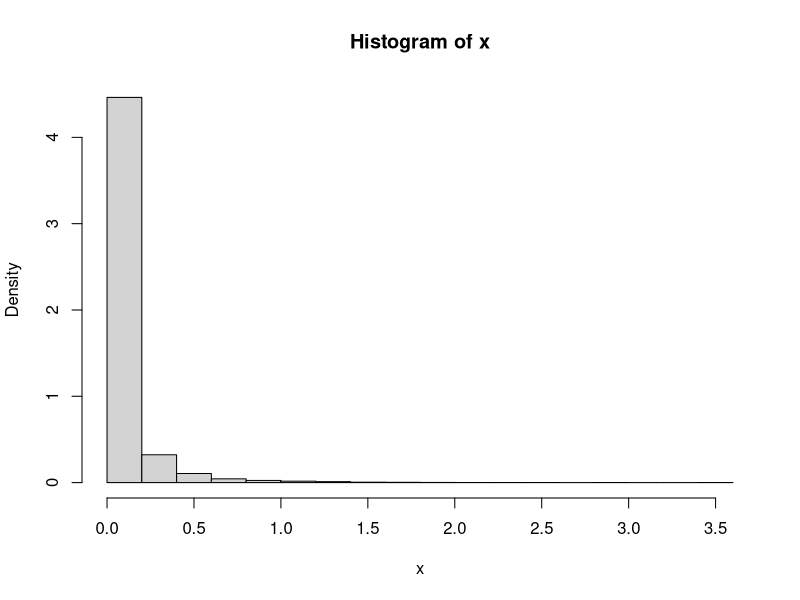
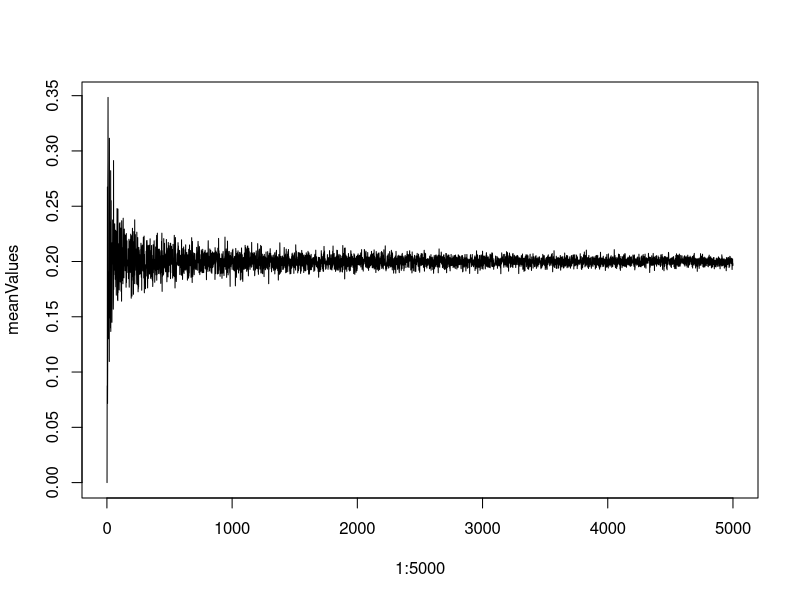
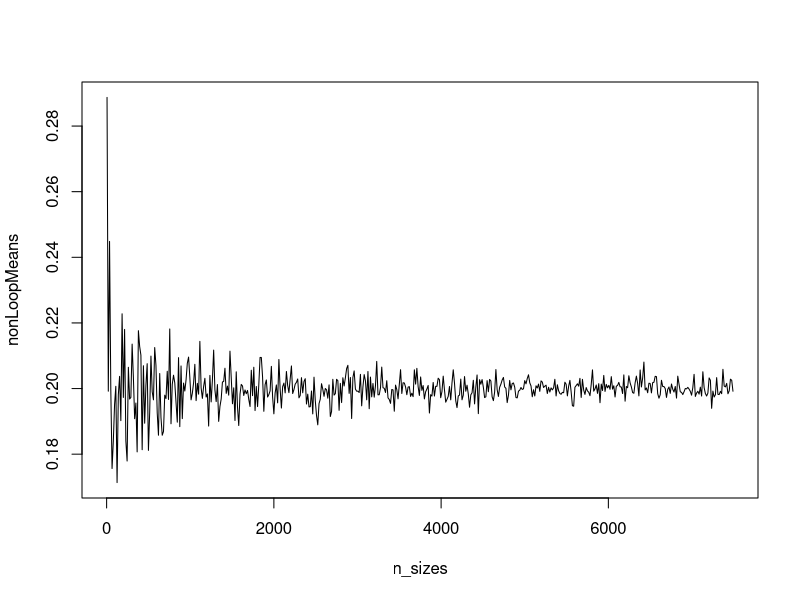
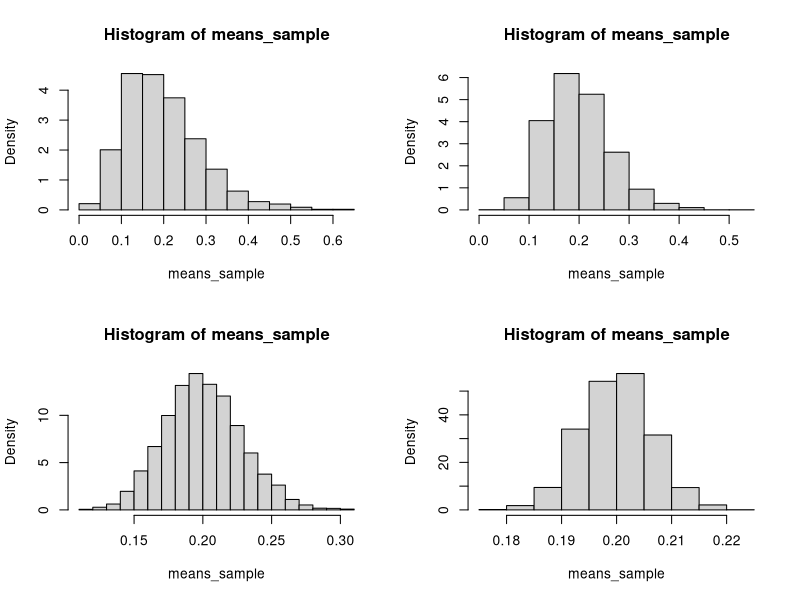

Source code (R) for these figures, in order: (Note: this script raises an error after producing the figures.)
## ---- chunk 1

## ---- chunk 2
nsamp<-10000 #number samples drawn
x<-(rexp(nsamp,5))^2 #sample from Exp(rate=5)
hist(x, prob=TRUE) #plot histogram
mean(x)
?rexp
## ---- chunk 3
hx<-function(x){
  (x^2)*5*exp(-5*x)
}

integrate (hx, lower=0, upper=Inf)
## ---- chunk 4
#Loop version
meanValues<-0
iValues<-0
for (i in 1:4999) {
  meanValues<-c(meanValues, mean(rexp(i, 5)))
  iValues<-c(iValues, i)
}
plot(1:5000, meanValues, type="l")

#Non-loop version
n_sizes<-seq(from=5, by=15, length.out=500)
applyMat<-matrix(n_sizes, nrow=length(n_sizes))
nonLoopMeans<-apply(applyMat,1, function(x) mean(rexp(x,5)))
nonLoopMeans
plot(n_sizes, nonLoopMeans, type="l")

## ---- chunk 5
meanValues2<-0
for (i in 1:5000){
  x4 <- mean(rexp(5,5))
  meanValues2<-c(meanValues,x4)
}

nsize<-c(5,10,50,1000)
par(mfrow=c(2,2))

for (i in 1:4){
  means_sample<-replicate(5000, mean(rexp(nsize[i],5)))
  hist(means_sample, prob = T) 
}
## ---- chunk 6

for (i in 1:sample(1:20,1)){
   Sum<-c(Sum,abs(rnorm(Sum[i])))
}

Sum
